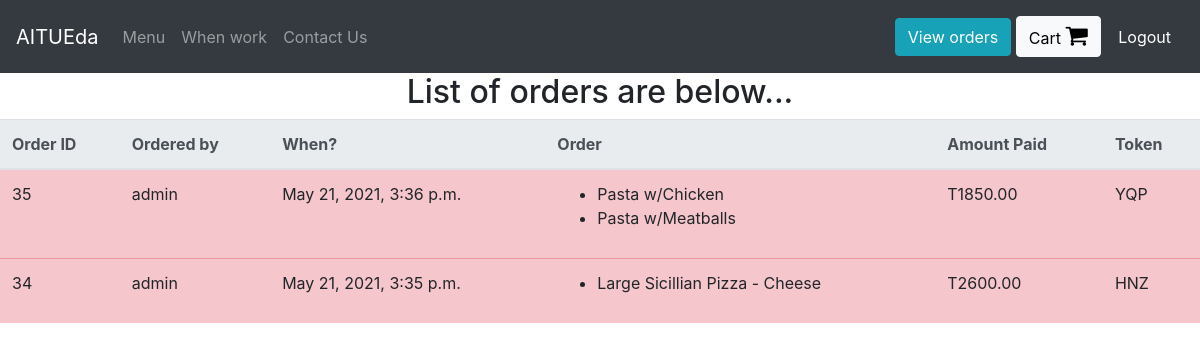
Before: /view-orders (signed in) with the older database file.
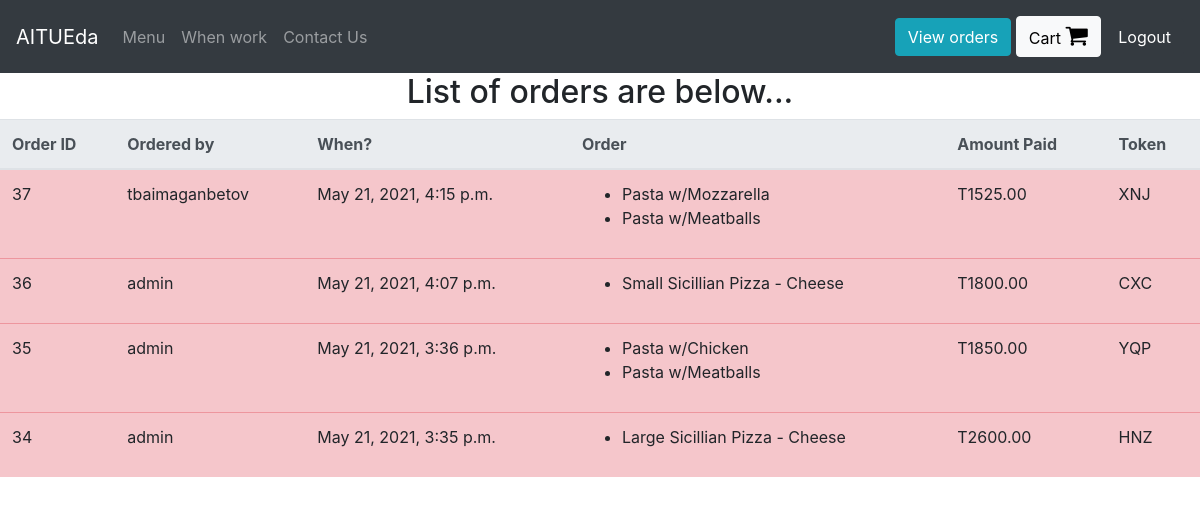
After: the same page with the newer database file.
### orders/models.py (models this page shows, shortened)
class UserOrder(models.Model):
    username = models.CharField(max_length=200)  # who placed the order
    order = models.TextField()  # this will be a string representation of the cart from localStorage
    price = models.DecimalField(max_digits=6, decimal_places=2)  # how much was the order
    time_of_order = models.DateTimeField(default=datetime.now, blank=True)
    token = models.TextField(default="A1")
    delivered = models.BooleanField()

### orders/views.py (the view)
# urls.py: path("view-orders", views.view_orders, name="view_orders"),
def view_orders(request):
    if request.user.is_superuser:
        rows = UserOrder.objects.all().order_by('-time_of_order')
        return render(request, "orders/orders.html", context={"rows": rows})
    else:
        rows = UserOrder.objects.all().filter(username=request.user.username).order_by('-time_of_order')
        return render(request, "orders/orders.html", context={"rows": rows})

### orders/templatetags/custom_tags.py (called while the page is built)
@register.filter(name="format_cart")
def format_cart(value):
    return value[1:-1].split(",")

@register.filter(name="format_cart_item")
def format_cart_item(value):
    return value.replace("'","")

### orders/templates/orders/orders.html
{% extends 'orders/header.html' %}
{% load custom_tags %}
{% block content %}
<div class="container-fluid">
  <div class="row justify-content-center">
    {% if user.is_superuser %}
      <h2>List of orders are below...</h2>
    {% else %}
      <h2> Orders by: {{user.get_username}} </h2>
    {% endif %}
    <table class="table">
        <thead class="thead-light">
        <tr>
          <th scope="col">Order ID</th>
          <th scope="col">Ordered by</th>
          <th scope="col">When?</th>
          <th scope="col">Order</th>
          <th scope="col">Amount Paid</th>
          <th scope="col">Token</th>
        </tr>
        </thead>
        <tbody id = "orders_table">
          {% for row in rows %}
          {% if row.delivered %}
            <tr class="table-success">
          {% else %}
            <tr class="table-danger mark-as-complete">
          {% endif %}
              <td>{{row.id}}</td>
              <td>{{row.username}}</td>
              <td>{{row.time_of_order}}</td>
              <td >
                <ul>
                  {% for item in row.order|format_cart %}
                    <li>{{item|format_cart_item}}</li>
                  {% endfor %}
                </ul>
              </td>
              <td>T{{row.price}}</td>
              <td>{{row.token}}</td>
            </tr>
          {% endfor %}
        </tbody>
    </table>
  </div>
</div>
{% endblock %}

Changed rows visible on the page:
added UserOrder: id "37", username "tbaimaganbetov", time_of_order "May 21, 2021, 4:15 p.m.", order "Pasta w/Mozzarella" "Pasta w/Meatballs", price "1525.00", token "XNJ"
added UserOrder: id "36", username "admin", time_of_order "May 21, 2021, 4:07 p.m.", order "Small Sicillian Pizza - Cheese", price "1800.00", token "CXC"
